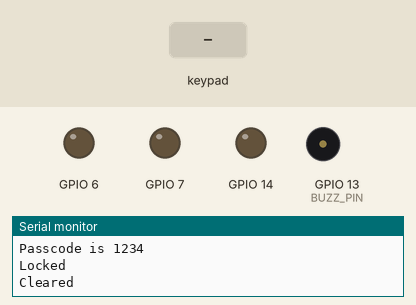
Recording of a sketch running on a simulated ESP32. On the bench: output pins drawn as LEDs (lit = HIGH), buzzer (waves = sounding, pin HIGH), the last lines printed to the serial monitor. Inputs (shaded band) come from the test bench. WiFi joins after 1.5 s; servers stay silent unless stated.

Above: at 1.7 s.
1.8 s: keypad keys 1 2 3 4 pressed 0.4 s apart
At 2.25 s:
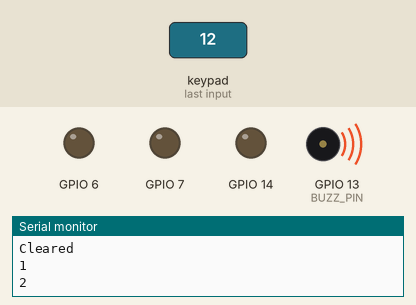
4.9 s: key '*' pressed
At 5.0 s:
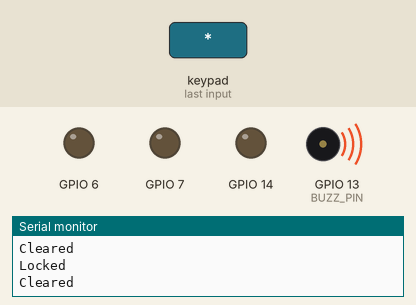
6.4 s: key '#' pressed
At 7.6 s:
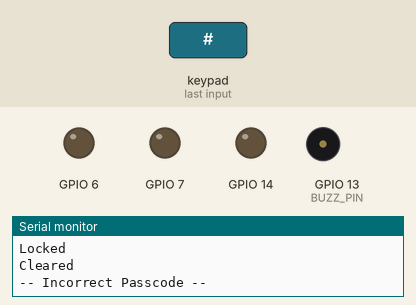
7.9 s: keypad keys 1 2 3 4 # pressed 0.4 s apart
At 19.6 s:
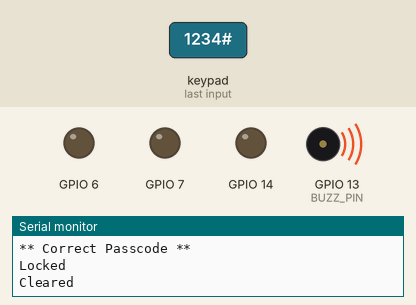
Timing chart, 0 to 21.0 s (numbered marks = the images above; inputs shaded):
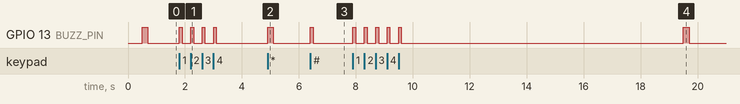

Measured:
- after the input at 1.8 s, GPIO 13 (BUZZ_PIN): alternates HIGH for 0.10 s and LOW for 0.30 s, 8 changes in all, then stays LOW, starting at once
- after the input at 4.9 s, GPIO 13 (BUZZ_PIN): LOW → HIGH at once, → LOW 0.20 s later
- after the input at 6.4 s, GPIO 13 (BUZZ_PIN): LOW → HIGH at once, → LOW 0.10 s later
- after the input at 7.9 s, GPIO 13 (BUZZ_PIN): goes 4 × (HIGH 0.10 s, LOW 0.30 s), HIGH 0.10 s, LOW 9.9 s, HIGH 0.20 s, then LOW, starting at once

The sketch:

MaxSecurityLock.ino
```cpp
#include "thingProperties.h"
#include "SystemManager.h"

// #ifdef CLOSED
// #undef CLOSED
// #endif

void setup() {
  Serial.begin(115200);
  delay(500);
  Serial.println("BOOT!");
  SystemManager::setup();

  initProperties();

  ArduinoCloud.addCallback(ArduinoIoTCloudEvent::CONNECT, SystemManager::onCloudConnect);

  ArduinoCloud.begin(ArduinoIoTPreferredConnection);

  setDebugMessageLevel(2);
  ArduinoCloud.printDebugInfo();

}

void loop() {
  ArduinoCloud.update();

  SystemManager::run();
}
```

Buzzer.cpp
```cpp
#include "Buzzer.h"

Buzzer::Buzzer(uint8_t pin) : _pin(pin), _state(false), _timeOff(0), _timerOn(false) {
  pinMode(_pin, OUTPUT);
}

void Buzzer::turnOn() {
  _state = true;
  digitalWrite(_pin, _state);
}

void Buzzer::turnOff() {
  _state = false;
  digitalWrite(_pin, _state);
}

void Buzzer::turnOnFor(uint16_t duration) {
  this->turnOn();
  _timerOn = true;
  _timeOff = millis() + duration;
}

void Buzzer::toggle() {
  Serial.print(_state);
  Serial.print("    ");
  if (_state) this->turnOff();
  else this->turnOn();
  Serial.println(_state);
}

void Buzzer::update() {
  if (_timerOn && millis() >= _timeOff) {
    this->turnOff();
    _timerOn = false;
  }
}
```

Buzzer.h
```cpp
#pragma once
#include <Arduino.h>

class Buzzer {
  uint8_t _pin;
  bool _state;
  unsigned long _timeOff;
  bool _timerOn;
public:
  Buzzer(uint8_t pin);
  void turnOnFor(uint16_t duration);
  void turnOn();
  void turnOff();
  void toggle();
  void update();
};
```

KeyLock.cpp
```cpp
#include "KeyLock.h"
#include <Arduino.h>
#include <cstddef>
#include <cstring>

KeyLock::KeyLock(const char (&passcode)[PASSCODE_MAX_LENGTH],
                 std::size_t passcode_length)
    : _passcode_length(passcode_length) {

  std::memset(this->_passcode, -1, sizeof(this->_passcode));

  // Copying one digit at a time
  for (int i = 0; i < PASSCODE_MAX_LENGTH; i++) {
    _passcode[i] = passcode[i];
  }
}

bool KeyLock::passcodeMatch(const char (&input)[PASSCODE_MAX_LENGTH]) {

  // Copying one digit at a time
  for (int i = 0; i < PASSCODE_MAX_LENGTH; i++) {
    if (input[i] != this->_passcode[i]) {
      return false;
    }
  }

  return true;
}

bool KeyLock::passcodeCompare(const char *p1, const char *p2) {

  // Copying one digit at a time
  for (int i = 0; i < PASSCODE_MAX_LENGTH; i++) {
    if (p1[i] != p2[i]) {
      return false;
    }
  }
  return true;
}

bool KeyLock::changePasscode(char (&previous)[PASSCODE_MAX_LENGTH],
                             const char (&new_pass)[PASSCODE_MAX_LENGTH]) {
  if (this->passcodeMatch(previous)) {

    // Copying one digit at a time
    for (int i = 0; i < this->_passcode_length; i++) {
      _passcode[i] = new_pass[i];
    }

    memcpy(previous, new_pass, PASSCODE_MAX_LENGTH);
  } else {
    return false;
  }

  return true;
}


bool KeyLock::try_lock() { return true; }

bool KeyLock::try_unlock() { return true; }

void KeyLock::debug() {
  Serial.println(" ");
  Serial.print("Passcode Length: ");
  Serial.println(this->_passcode_length);

  Serial.print("Passcode is ");
  for (int i = 0; i < this->_passcode_length; i++) {
      Serial.print(this->_passcode[i]);
  }
  Serial.println(" ");
}
```

KeyLock.h
```cpp
#pragma once

#include <Arduino.h>
#include <cstddef>

constexpr std::size_t PASSCODE_MAX_LENGTH = 8;

class KeyLock {
private:
  int _passcode_length;
  char _passcode[PASSCODE_MAX_LENGTH];

public:
  KeyLock() = delete;
  KeyLock(const char (&passcode)[PASSCODE_MAX_LENGTH],
          std::size_t passcode_length = PASSCODE_MAX_LENGTH);
  bool passcodeMatch(const char (&input)[PASSCODE_MAX_LENGTH]);
  static bool passcodeCompare(const char* input1, const char* input2);
  bool changePasscode(char (&previous)[PASSCODE_MAX_LENGTH],
                      const char (&new_pass)[PASSCODE_MAX_LENGTH]);
  bool try_lock();
  bool try_unlock();
  void debug();
};

/*
  EXPLANATION:
  The array storing the passcode can hold up to 8 integers
  so we only need to check the passcode until the end OR until
  we reach a -1
*/
// [-1, -1, -1, -1, -1, -1, -1, -1]
// [1, 2, 3, 4]
```

Led.cpp
```cpp
#include "Led.h"

Led::Led(uint8_t pinR, uint8_t pinG, uint8_t pinB)
  : _pinR(pinR), _pinG(pinG) ,_pinB(pinB), _state(false), _timeOff(0), _timerOn(false), _r(HIGH), _g(HIGH), _b(HIGH) {
  pinMode(_pinR, OUTPUT);
  pinMode(_pinG, OUTPUT);
  pinMode(_pinB, OUTPUT);
}

void Led::turnOn() {
  _state = true;
  digitalWrite(_pinR, _r);
  digitalWrite(_pinG, _g);
  digitalWrite(_pinB, _b);
}

void Led::turnOff() {
  _state = false;
  _r = LOW;
  _g = LOW;
  _b = LOW;
  digitalWrite(_pinR, _r);
  digitalWrite(_pinG, _g);
  digitalWrite(_pinB, _b);
}

void Led::turnOnFor(uint16_t duration) {
  this->turnOn();
  _timerOn = true;
  _timeOff = millis() + duration;
}

void Led::blink(uint16_t duration, int count) {

  for (int i = 1; i <= count; i++) {
    int duration_multiplier = duration * i;
    this->turnOn();
    _timerOn = true;
    _timeOff = millis() + duration_multiplier;
  }
  turnOff();
}

void Led::toggle() {
  Serial.print(_state);
  Serial.print("    ");
  if (_state) this->turnOff();
  else this->turnOn();
  Serial.println(_state);
}

void Led::update() {
  if (_timerOn && millis() >= _timeOff) {
    this->turnOff();
    _timerOn = false;
  }
}

void Led::setColorRed() {
  _r = HIGH;
  _g = LOW;
  _b = LOW;
}

void Led::setColorGreen() {
  _r = LOW;
  _g = HIGH;
  _b = LOW;
}

void Led::setColorBlue() {
  _r = LOW;
  _g = LOW;
  _b = HIGH;
}

void Led::setColor(LEDColor color) {
  switch (color) {
    case LEDColor::RED:
      setColorRed();
      break;
    case LEDColor::GREEN:
      setColorGreen();
      break;
    case LEDColor::BLUE:
      setColorBlue();
      break;
    default:
      break;
  }
}
```

Led.h
```cpp
#pragma once
#include <Arduino.h>

enum LEDColor {
  RED,
  GREEN,
  BLUE
};

class Led {
  uint8_t _pinR;
  uint8_t _pinG;
  uint8_t _pinB;
  bool _state;
  unsigned long _timeOff;
  bool _timerOn;
  bool _r;
  bool _g;
  bool _b;
public:
  Led(uint8_t pinR, uint8_t pinG, uint8_t pinB);
  void turnOnFor(uint16_t duration);
  void turnOn();
  void turnOff();
  void blink(uint16_t duration, int count);
  void toggle();
  void update();
  void setColorRed();
  void setColorGreen();
  void setColorBlue();
  void setColor(LEDColor color);
};
```

SystemManager.h
```cpp
#pragma once

#include <Keypad.h>

#ifdef CLOSED
#undef CLOSED
#endif

#include <Arduino.h>
#include "thingProperties.h"

#include "pinout.h"
#include "Buzzer.h"
#include "Led.h"
#include "KeyLock.h"


enum Mode {
  LOCKED,
  UNLOCKED,
  SET,
  CONFIRM
};

#define ROWS 4
#define COLS 3

char keyMap[ROWS][COLS] = {{'1','2','3'}, {'4','5','6'}, {'7','8','9'}, {'*','0','#'}};

uint8_t rowPins[ROWS] = {PIN_ROW_1, PIN_ROW_2, PIN_ROW_3, PIN_ROW_4};
uint8_t colPins[COLS] = {PIN_COL_1, PIN_COL_2, PIN_COL_3};
Keypad keypad = Keypad(makeKeymap(keyMap), rowPins, colPins, ROWS, COLS);

char clearedDigits[PASSCODE_MAX_LENGTH] = {' ',' ',' ',' ',' ',' ', ' ', ' '};
char passcode[PASSCODE_MAX_LENGTH] = { '1', '2', '3', '4', ' ', ' ', ' ', ' ' };
const int passcodeLength = 8;
int passcodeIdx = 0;
char digits[PASSCODE_MAX_LENGTH];
char confirm[PASSCODE_MAX_LENGTH];

KeyLock keylock(passcode, passcodeLength);

Mode currentMode = Mode::LOCKED;

// Led & Buzzer
unsigned long now;
unsigned long nextLedTrigger = 0;
unsigned long ledLoopDuration = 1000;

Buzzer buzzer(BUZZ_PIN);
Led led(RGB_RED, RGB_GRN, RGB_BLU);

int blinkCount = 3;
static int color = 0;
unsigned long blinkingLEDDurationMs = 100UL;
unsigned long autoLockDurationMs = 10'000UL;

struct SystemManager {

  static void clearDigits() {
    passcodeIdx = 0;
    memcpy(digits, clearedDigits, PASSCODE_MAX_LENGTH);
  }

  static void clearConfirm() {
    passcodeIdx = 0;
    memcpy(confirm, clearedDigits, PASSCODE_MAX_LENGTH);
  }

  static void handleKeyEntry(char key) {

    if (currentMode == Mode::CONFIRM) {
      led.setColorGreen();
      confirm[passcodeIdx++] = key;
    } else if (currentMode == Mode::SET) {
      led.setColorGreen();
      digits[passcodeIdx++] = key;
    } else {
      led.setColorBlue();
      digits[passcodeIdx++] = key;
    }

    buzzer.turnOnFor(100);
    led.turnOnFor(100);
  }

  static void handleSubmission() {
    const bool isMatch = keylock.passcodeMatch(digits);
    if (currentMode == Mode::LOCKED && isMatch) {
      unlock();
    } else if (currentMode == Mode::SET) {
      setPasscode();
    } else if (currentMode == Mode::CONFIRM && KeyLock::passcodeCompare(digits, confirm)) {
      passcodeConfirmed();
    } else {
      incorrectPasscode();
    }
    passcodeIdx = 0;
  }

  static void handleClearDigits() {
    clearDigits();
    buzzer.turnOnFor(200);
    led.setColorBlue();
    led.turnOnFor(200);
    Serial.println("Cleared");
  }

  static void incorrectPasscode() {
    lock();
    led.setColorRed();
    led.turnOnFor(100);
    buzzer.turnOnFor(100);
    Serial.println("-- Incorrect Passcode --");
    // update numWrongAttempts in Arduino Cloud
    numWrongAttempts += 1;
  }

  static void setPasscode() {
    buzzer.turnOnFor(500);
    led.setColorBlue();
    led.turnOnFor(500);
    confirmPasscode();
  }

  static void changePasscode() {
    clearDigits();
    clearConfirm();
    currentMode = Mode::SET;
    led.setColorBlue();
    led.turnOn();
    Serial.println("## Set Passcode ##");
  }

  static void confirmPasscode() {
    currentMode = Mode::CONFIRM;
    led.setColorBlue();
    led.turnOn();
    Serial.println("## Confirm Passcode ##");
  }

  static void passcodeConfirmed() {
    keylock.changePasscode(passcode, digits);
    lock();
    buzzer.turnOnFor(250);
    led.setColorGreen();
    led.turnOnFor(250);
    Serial.println("## Passcode Set ##");
    clearConfirm();
    clearDigits();
  }

  static void unlock() {
    currentMode = Mode::UNLOCKED;
    autoLockDurationMs = millis();
    led.setColorGreen();
    led.turnOnFor(100);
    buzzer.turnOnFor(100);
    Serial.println("** Correct Passcode **");
    // Update numUnlocks on Arduino Cloud
    isLocked = false;
    numUnlocks += 1;
  }

  static void lock() {
    currentMode = Mode::LOCKED;
    buzzer.turnOnFor(500);
    led.setColorBlue();
    led.turnOnFor(500);
    Serial.println("Locked");
    handleClearDigits();
    // Update isLocked boolean in Arduino Cloud
    isLocked = true;
  }

  static void autoLock() {
    unsigned long limit = 10'000UL;
    if (millis() - autoLockDurationMs >= limit && currentMode == Mode::UNLOCKED) {
      lock();
    }
  }

  static void updateKeypadStates() {
    char key = keypad.getKey();
    KeyState state = keypad.getState();

    if (key && state != HOLD) {
      Serial.println(key);
      if (key >= '0' && key <= '9') {
        handleKeyEntry(key);
      } else if (key == '#') {
        handleSubmission();
        passcodeIdx = 0;
      } else if (key == '*') {
        handleClearDigits();
      }
    }

    if (state == HOLD && currentMode == Mode::UNLOCKED) {
      changePasscode();
      passcodeIdx = 0;
    } else if (key == '*' && state != HOLD && currentMode != Mode::UNLOCKED) {
      lock();
    }
  }

  static void setup() {
    keypad.setHoldTime(1000);
    clearDigits();
    clearConfirm();
    keylock.debug();
    lock();
  }

  static void run() {
    updateKeypadStates();
    buzzer.update();
    led.update();
    autoLock();

    led.blink(100, 3);
  }

  static void onCloudConnect() {
    led.setColorBlue();
    led.turnOnFor(100);
    buzzer.turnOnFor(100);
    Serial.println("Connected to Arduino Cloud");
  }

};
```

pinout.h
```cpp
#pragma once
#include <Arduino.h>


const uint8_t RGB_RED = 14;
const uint8_t RGB_GRN = 7;
const uint8_t RGB_BLU = 6;

const uint8_t PIN_COL_1 = 4;
const uint8_t PIN_COL_2 = 3;
const uint8_t PIN_COL_3 = 2;

const uint8_t PIN_ROW_1 = 8;
const uint8_t PIN_ROW_2 = 1;
const uint8_t PIN_ROW_3 = 0;
const uint8_t PIN_ROW_4 = 5;

const uint8_t BUZZ_PIN = 13;
```

secrets.h
```cpp
#define SECRET_SSID         "STI Student"
#define SECRET_OPTIONAL_PASS "STI1924stu"
#define SECRET_DEVICE_KEY   "!sOE6dnVBdwr7e@UdeqnFJoe1"
```

thingProperties.h
```cpp
// Code generated by Arduino IoT Cloud, DO NOT EDIT.
#pragma once

#include <Arduino.h>
#include <ArduinoIoTCloud.h>
#include <Arduino_ConnectionHandler.h>

#include "secrets.h"

const char DEVICE_LOGIN_NAME[]  = "a1fa7208-51cd-4315-954f-789c7a47e580";

const char SSID[]               = SECRET_SSID;    // Network SSID (name)
const char PASS[]               = SECRET_OPTIONAL_PASS;    // Network password (use for WPA, or use as key for WEP)
const char DEVICE_KEY[]  = SECRET_DEVICE_KEY;    // Secret device password


int numUnlocks;
int numWrongAttempts;
bool isLocked;

void initProperties(){

  ArduinoCloud.setBoardId(DEVICE_LOGIN_NAME);
  ArduinoCloud.setSecretDeviceKey(DEVICE_KEY);
  ArduinoCloud.addProperty(numUnlocks, READ, ON_CHANGE, NULL);
  ArduinoCloud.addProperty(numWrongAttempts, READ, ON_CHANGE, NULL);
  ArduinoCloud.addProperty(isLocked, READ, ON_CHANGE, NULL);

}

WiFiConnectionHandler ArduinoIoTPreferredConnection(SSID, PASS);
```
